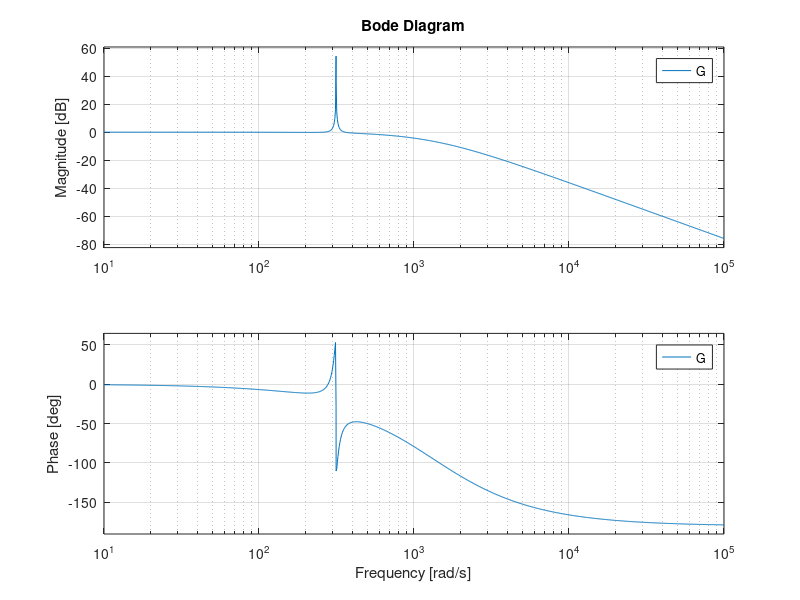

MATLAB code for this plot:
close all


s=tf('s');

w0=2*pi*50;
wp = 200*2*pi;
ctrl = 1 + 35*s/(s^2 + w0*s*2*0.0001 + w0^2);
plant = wp^2/(s^2+2*wp*s+wp^2);
G=minreal(ctrl*plant);
figure; bode(G); grid on